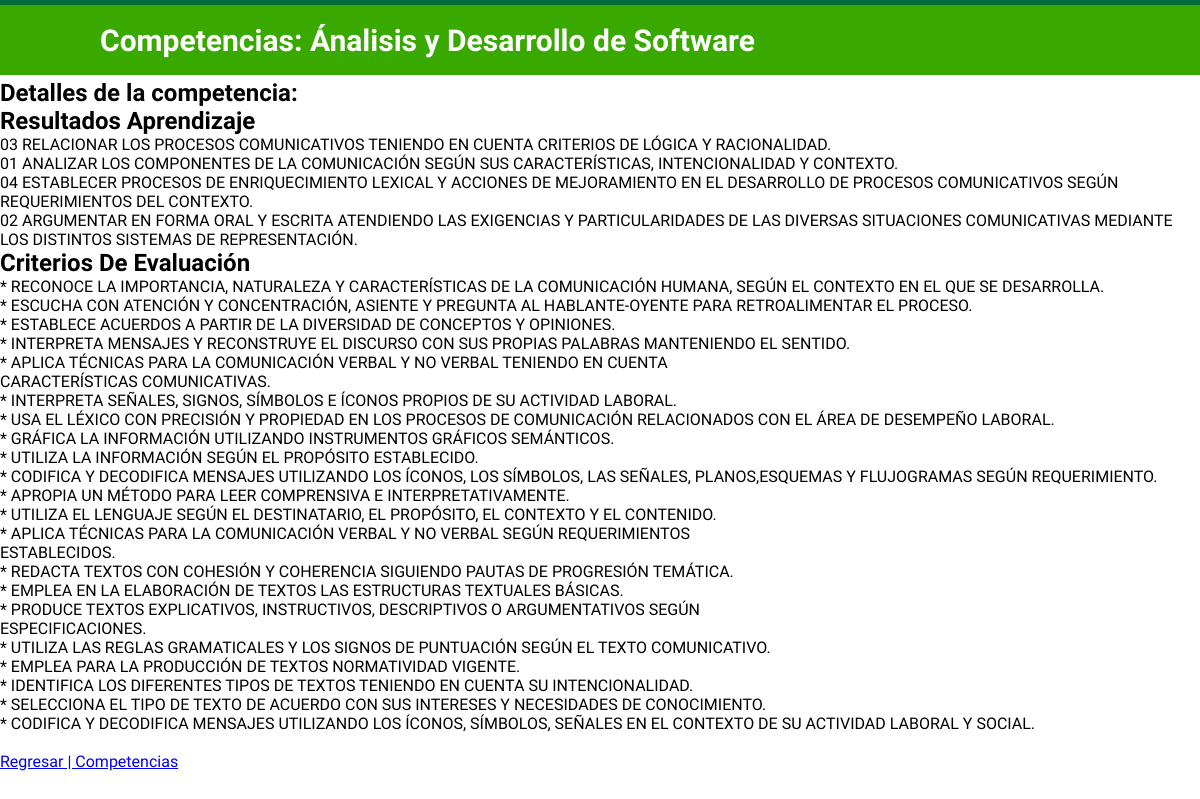
Page /competencias/6/ on the committed database.
### adsopf/models.py (models this page shows, shortened)
class CompetenciaLaboral(models.Model):
    nombre = models.CharField(max_length=90)
    resultados_aprendizaje = models.TextField(max_length=930)
    criterios_evaluacion = models.TextField(max_length=3000)

### adsopf/views.py (the view)
# urls.py: path('competencias/<int:competencia_id>/', views.detalle_competencia, name='detalle_competencia')
def detalle_competencia(request, competencia_id):
    competencia = CompetenciaLaboral.objects.get(id=competencia_id)
    return render(request, 'detalles.html', {
        'competencia': competencia, 'menu': False
        })

### adsopf/templates/detalles.html (shortened to what this page needs)
{% load static%}
    {% block content %}
    <div class="container-content">
        <br>
        <br>
        <br>
        <h3>{{ competencia.nombre }}</h3>
        <h2>Detalles de la competencia:</h2>
        <h2>Resultados Aprendizaje</h2>
        <p>{{competencia.resultados_aprendizaje|safe|linebreaks }}</p>
        <h2>Criterios De Evaluación</h2>
        <p>{{ competencia.criterios_evaluacion|safe|linebreaks }}</p>
        <br>
        <a href="{% url 'competencias' %}">
            Regresar | Competencias
        </a>
    </div>
    {% endblock %}

### adsopf/static/css/index.css (style rules this page uses)
* { margin: 0; padding: 0; }

### rows in the picture
CompetenciaLaboral: resultados_aprendizaje "03 RELACIONAR LOS PROCESOS COMUNICATIVOS TENIENDO EN CUENTA CRITERIOS DE LÓGICA Y RACIONALIDAD. 01 ANALIZAR LOS COMPONENTES DE LA COMUNICACIÓN SEGÚN SUS CARACTERÍSTICAS, INTENCIONALIDAD Y CONTEXTO. 04 ESTABLECER PROCESOS DE ENRIQUECIMIENTO LEXICAL Y ACCIONES DE MEJORAMIENTO EN EL DESARROLLO DE PROCESOS COMUNICATIVOS SEGÚN REQUERIMIENTOS DEL CONTEXTO. 02 ARGUMENTAR EN FORMA ORAL Y ESCRITA ATENDIENDO LAS EXIGENCIAS Y PARTICULARIDADES DE LAS DIVERSAS SITUACIONES COMUNICATIVAS MEDIANTE LOS DISTINTOS SISTEMAS DE REPRESENTACIÓN.", criterios_evaluacion "* RECONOCE LA IMPORTANCIA, NATURALEZA Y CARACTERÍSTICAS DE LA COMUNICACIÓN HUMANA, SEGÚN EL CONTEXTO EN EL QUE SE DESARROLLA. * ESCUCHA CON ATENCIÓN Y CONCENTRACIÓN, ASIENTE Y PREGUNTA AL HABLANTE-OYENTE PARA RETROALIMENTAR EL PROCESO. * ESTABLECE ACUERDOS A PARTIR DE LA DIVERSIDAD DE CONCEPTOS Y OPINIONES. * INTERPRETA MENSAJES Y RECONSTRUYE EL DISCURSO CON SUS PROPIAS PALABRAS MANTENIENDO EL SENTIDO. * APLICA TÉCNICAS PARA LA COMUNICACIÓN VERBAL Y NO VERBAL TENIENDO EN CUENTA CARACTERÍSTICAS COMUNICATIVAS. * INTERPRETA SEÑALES, SIGNOS, SÍMBOLOS E ÍCONOS PROPIOS DE SU ACTIVIDAD LABORAL. * USA EL LÉXICO CON PRECISIÓN Y PROPIEDAD EN LOS PROCESOS DE COMUNICACIÓN RELACIONADOS CON EL ÁREA DE…"
